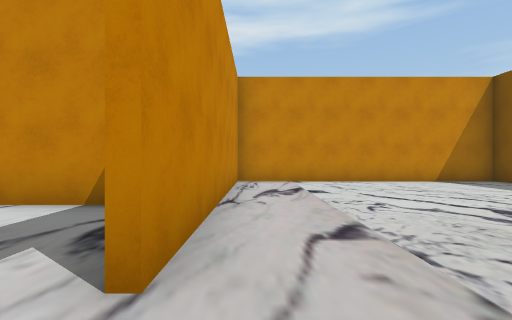
[1] (above)

20 first-person views from a walk through a scene from a Unity 3-D project. The camera is 1.2 m above the floor, looks level and sees 85° across. The floor is counted in squares, 2 m on a side. Each view is taken from the middle of a square. On the plan, view 1 faces up. The plan holds only what a view shows up to about 9 squares ahead; the rest is blank. The player is left out.

[2]
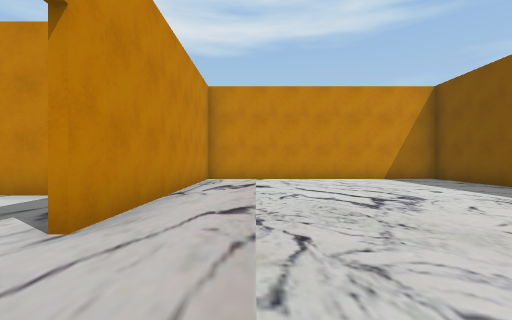

[3]
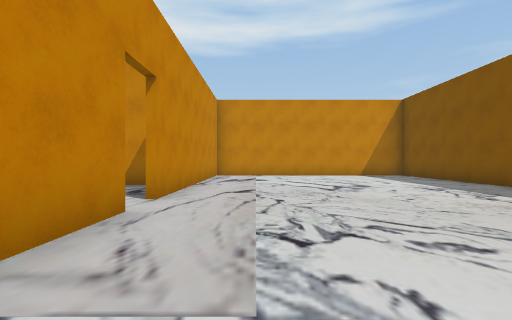

[4]
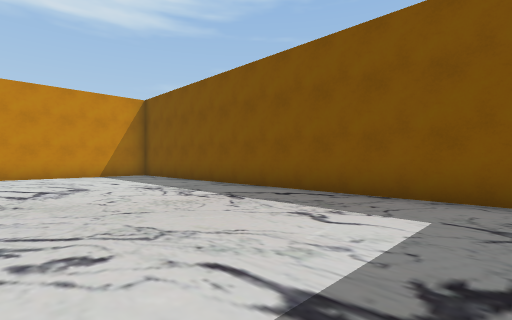

[5]
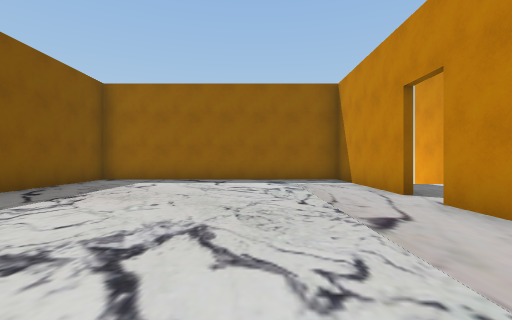

[6]
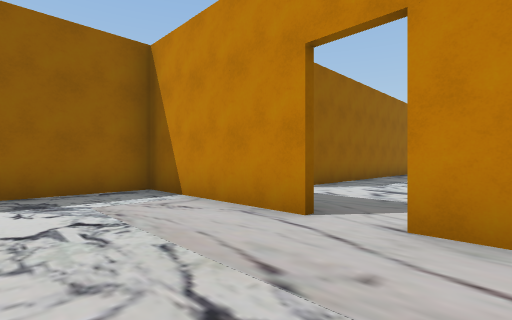

[7]
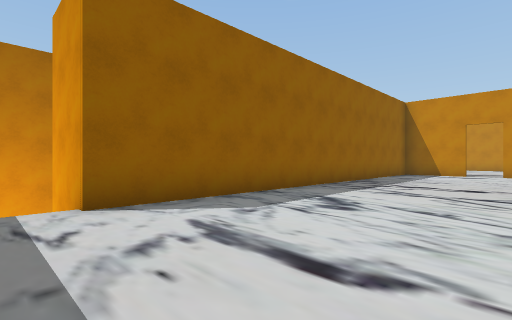

[8]
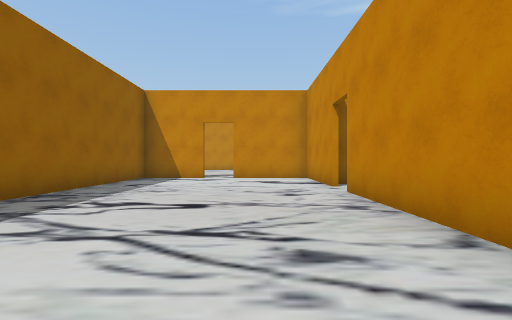

[9]
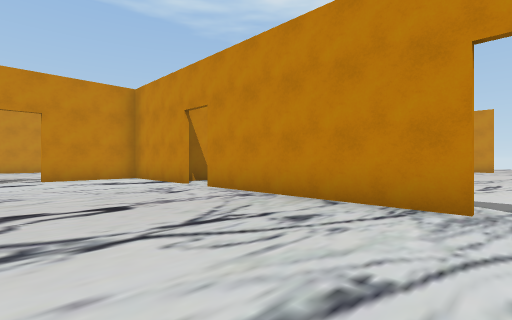

[10]
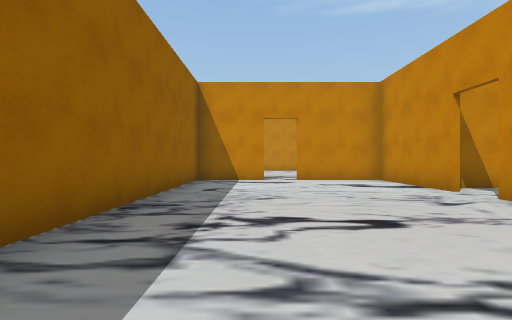

[11]
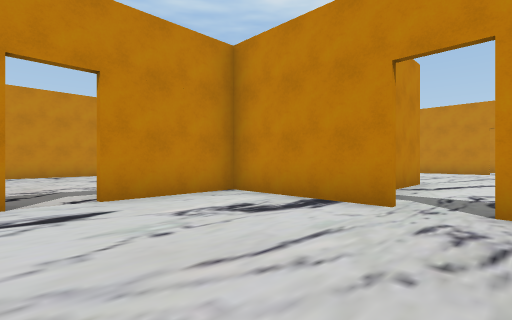

[12]
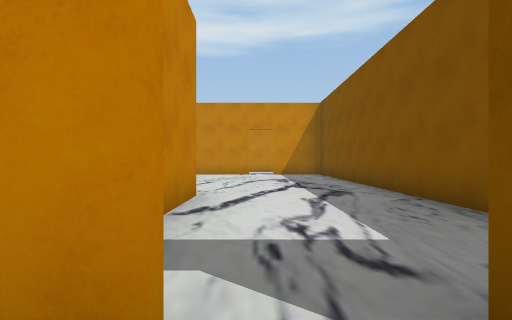

[13]
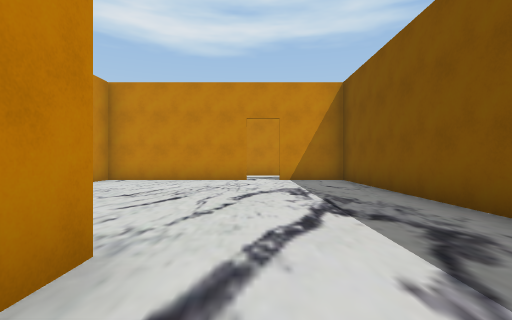

[14]
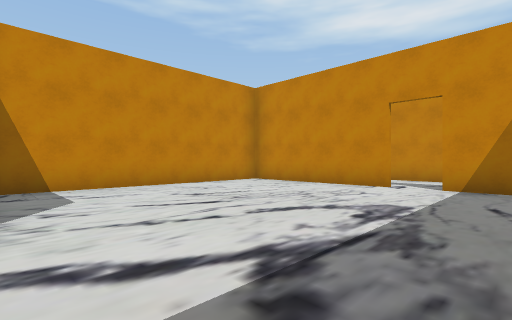

[15]
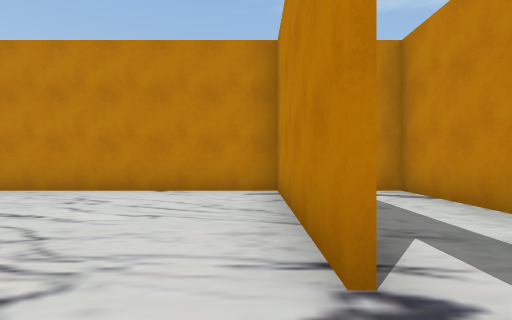

[16]
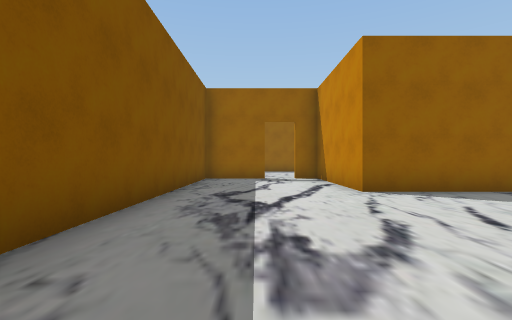

[17]
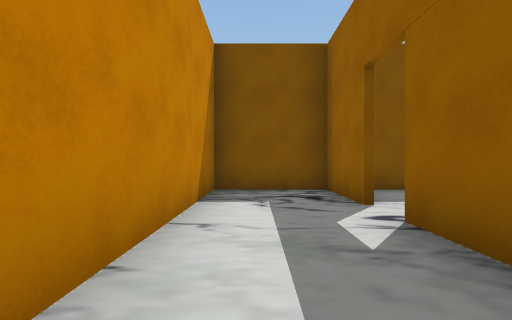

[18]
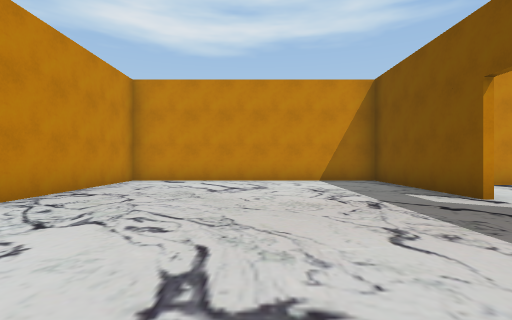

[19]
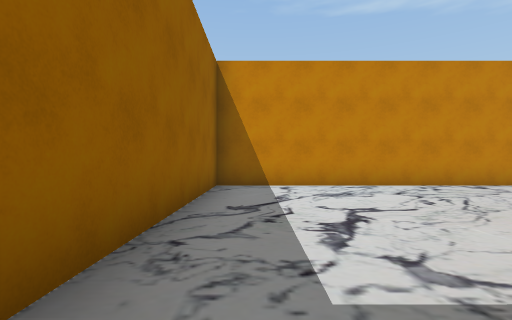

[20]
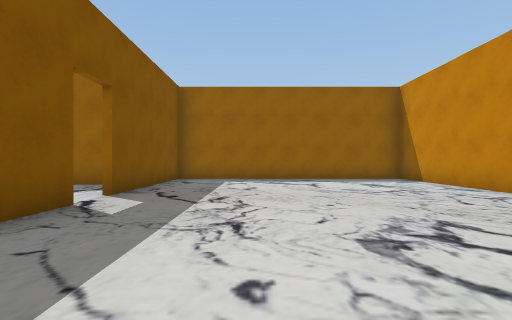

### Floor plan
Ten units are one square. View 1 is at (0, 0); x grows to the right and y downward. Boxes are objects, and circles mark ways between rooms. Rooms are numbered by the first view taken in them; rooms with no view inside come last. Other rooms are left out.
<svg viewBox="-221 -173 293 217">
<path fill="none" stroke="#000" d="M-5 -2 -5 36 67 36 67 -79 -5 -79 -5 -12M-54 -37 -104 -37M-113 -37 -144 -37 -144 -12M-144 -2 -144 18 -29 18 -29 25M-16 -37 -35 -37M-149 -77 -120 -77 -120 -40M-113 -144 -155 -144 -155 -82M-84 -144 -104 -144M-84 -40 -84 -151M-125 -146 -113 -146M-104 -146 -84 -146M-84 -151 -84 -168 -155 -168 -155 -162M-145 -11 -145 -51 -216 -51 -216 39 -145 39 -145 -2"/>
<circle cx="-10" cy="-10" r="3" fill="#2a7"/>
<circle cx="-110" cy="-40" r="3" fill="#2a7"/>
<circle cx="-150" cy="-10" r="3" fill="#2a7"/>
<circle cx="-110" cy="-150" r="3" fill="#2a7"/>
<text x="30" y="-20">1</text>
<text x="-80" y="-10">2</text>
<text x="-120" y="-100">3</text>
<text x="-120" y="-160">4</text>
<text x="-180" y="-10">5</text>
</svg>
Room 1 opens to room 2. Room 2 opens to room 3. Room 2 opens to room 5. Room 3 opens to room 4.

Where each view was taken, in squares from view 1:
view 1: 0 up, 0 right, facing up
view 2: 1 down, 1 right, facing up
view 3: 3 down, 1 right, facing up
view 4: 3 down, 2 right, facing up-right
view 5: 5 up, 2 right, facing down
view 6: 2 up, 2 right, facing down-left
view 7: 2 up, 2 left, facing down-left
view 8: 2 up, 5 left, facing left
view 9: 0 up, 5 left, facing up-left
view 10: 0 up, 6 left, facing left
view 11: 0 up, 10 left, facing up-left
view 12: 3 up, 11 left, facing up
view 13: 6 up, 11 left, facing up
view 14: 8 up, 9 left, facing up-left
view 15: 14 up, 10 left, facing left
view 16: 13 up, 10 left, facing down
view 17: 16 up, 14 left, facing right
view 18: 3 down, 18 left, facing up
view 19: 3 down, 15 left, facing left
view 20: 5 up, 17 left, facing down
